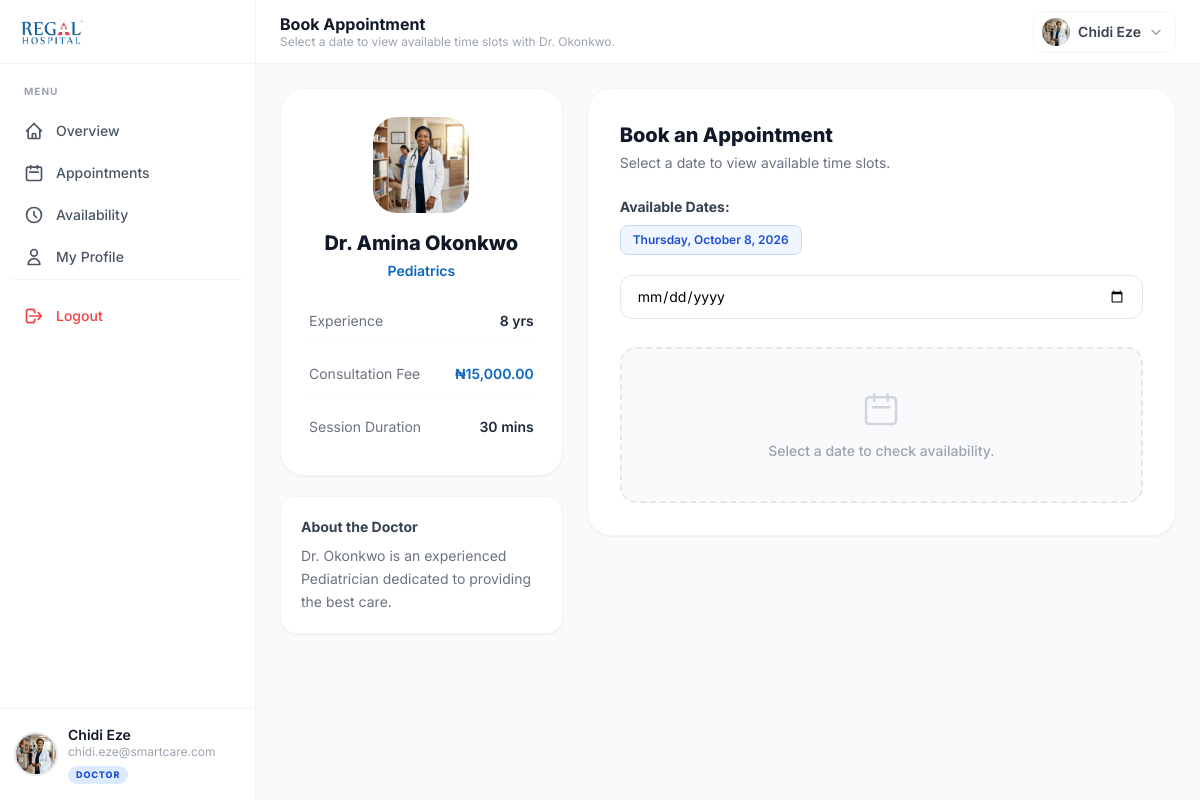
The app's page /appointments/doctor/1/ (signed in) with its own data.
### accounts/models.py (models this page shows, shortened)
class User(AbstractUser):
    is_patient = models.BooleanField(default=False)
    is_doctor = models.BooleanField(default=False)

### doctors/models.py (models this page shows, shortened)
class Doctor(models.Model):
    user = models.OneToOneField(settings.AUTH_USER_MODEL, on_delete=models.CASCADE, related_name='doctor_profile')
    department = models.ForeignKey(Department, on_delete=models.SET_NULL, null=True, related_name='doctors')
    specialization = models.CharField(max_length=200, blank=True)
    biography = models.TextField(blank=True)
    years_of_experience = models.PositiveIntegerField(default=0)
    consultation_fee = models.DecimalField(max_digits=10, decimal_places=2, default=0.00)
    consultation_duration = models.PositiveIntegerField(default=30, help_text="Duration in minutes")
    profile_photo = models.ImageField(upload_to='doctor_photos/', null=True, blank=True)
    is_active = models.BooleanField(default=True)

class DoctorAvailability(models.Model):
    doctor = models.ForeignKey(Doctor, on_delete=models.CASCADE, related_name='availabilities')
    date = models.DateField()
    start_time = models.TimeField()
    end_time = models.TimeField()
    class Meta:
        unique_together = ('doctor', 'date')
        ordering = ['date']

### departments/models.py (models this page shows, shortened)
class Department(models.Model):
    name = models.CharField(max_length=100, unique=True)
    description = models.TextField(blank=True)
    icon = models.ImageField(upload_to='department_icons/', null=True, blank=True)
    is_active = models.BooleanField(default=True)

### appointments/views.py (the view, shortened to what this page needs)
# urls.py: path('doctor/<int:doctor_id>/', views.doctor_profile, name='doctor_profile'),
@login_required
def doctor_profile(request, doctor_id):
    doctor = get_object_or_404(Doctor, id=doctor_id, is_active=True)
    date_str = request.GET.get('date')
    selected_date = None
    slots = []
    recommendation = None
    availabilities = doctor.availabilities.filter(date__gte=datetime.now().date()).order_by('date')
    return render(request, 'appointments/doctor_profile.html', {
        'doctor': doctor,
        'selected_date': selected_date,
        'slots': slots,
        'recommendation': recommendation,
        'availabilities': availabilities,
        'user_profile_photo': _get_profile_photo(request.user),
    })

### appointments/views.py (called while the page is built)
def _get_profile_photo(user):
    try:
        if user.is_patient:
            p = user.patient_profile.profile_photo
            return p.url if p else None
        elif user.is_doctor:
            p = user.doctor_profile.profile_photo
            return p.url if p else None
    except Exception:
        pass
    return None

### templates/appointments/doctor_profile.html (shortened to what this page needs)
{% extends 'dashboard_base.html' %}
{% load static %}
{% load humanize %}
{% block dashboard_title %}Book Appointment{% endblock %}
{% block dashboard_subtitle %}Select a date to view available time slots with Dr. {{ doctor.user.last_name }}.{% endblock %}
{% block dashboard_content %}
<div class="grid grid-cols-1 lg:grid-cols-3 gap-6">
    <div class="lg:col-span-1 space-y-5">
        <div class="bg-white rounded-3xl border border-gray-100 shadow-sm p-7 text-center">
            <div class="w-24 h-24 rounded-3xl overflow-hidden bg-gray-100 flex items-center justify-center mx-auto mb-4">
                {% if doctor.profile_photo %}
                    <img src="{{ doctor.profile_photo.url }}" alt="Dr. {{ doctor.user.last_name }}" class="w-full h-full object-cover">
                {% else %}
                    <svg class="w-12 h-12 text-gray-400" viewBox="0 0 24 24" fill="currentColor">
                        <path d="M12 12c2.7 0 4.8-2.1 4.8-4.8S14.7 2.4 12 2.4 7.2 4.5 7.2 7.2 9.3 12 12 12zm0 2.4c-3.2 0-9.6 1.6-9.6 4.8v2.4h19.2v-2.4c0-3.2-6.4-4.8-9.6-4.8z"/>
                    </svg>
                {% endif %}
            </div>
            <h1 class="text-xl font-extrabold text-gray-900">Dr. {{ doctor.user.first_name }} {{ doctor.user.last_name }}</h1>
            <p class="text-brand-600 font-semibold text-sm mt-1">{{ doctor.specialization|default:doctor.department.name }}</p>
            <div class="mt-5 space-y-3 text-left">
                <div class="flex items-center justify-between py-2.5 border-b border-gray-50 text-sm">
                    <span class="text-gray-500">Experience</span>
                    <span class="font-semibold text-gray-800">{{ doctor.years_of_experience }} yrs</span>
                </div>
                <div class="flex items-center justify-between py-2.5 border-b border-gray-50 text-sm">
                    <span class="text-gray-500">Consultation Fee</span>
                    <span class="font-semibold text-brand-600">₦{{ doctor.consultation_fee|intcomma }}</span>
                </div>
                <div class="flex items-center justify-between py-2.5 text-sm">
                    <span class="text-gray-500">Session Duration</span>
                    <span class="font-semibold text-gray-800">{{ doctor.consultation_duration }} mins</span>
                </div>
            </div>
        </div>
        {% if doctor.biography %}
        <div class="bg-white rounded-2xl border border-gray-100 shadow-sm p-5">
            <h4 class="font-bold text-gray-700 text-sm mb-2">About the Doctor</h4>
            <p class="text-gray-500 text-sm leading-relaxed">{{ doctor.biography }}</p>
        </div>
        {% endif %}
    </div>
    <div class="lg:col-span-2 space-y-5">
        <div class="bg-white rounded-3xl border border-gray-100 shadow-sm p-6 sm:p-8">
            <h2 class="text-xl font-extrabold text-gray-900 mb-1">Book an Appointment</h2>
            <p class="text-gray-500 text-sm mb-6">Select a date to view available time slots.</p>
            <div class="mb-5">
                <h3 class="text-sm font-bold text-gray-700 mb-2">Available Dates:</h3>
                {% if availabilities %}
                    <div class="flex flex-wrap gap-2">
                        {% for avail in availabilities %}
                        <button onclick="document.getElementById('date-input').value = '{{ avail.date|date:'Y-m-d' }}'; document.getElementById('date-input').dispatchEvent(new Event('change'));"
                                class="px-3 py-1.5 text-xs font-semibold rounded-lg border border-brand-200 bg-brand-50 text-brand-700 hover:bg-brand-100 transition-colors cursor-pointer">
                            {{ avail.date|date:"l, F j, Y" }}
                        </button>
                        {% endfor %}
                    </div>
                {% else %}
                    <p class="text-xs text-gray-400">No upcoming dates configured.</p>
                {% endif %}
            </div>
            <div class="flex flex-col sm:flex-row gap-3 mb-7">
                <input type="date" id="date-input" value="{{ selected_date|date:'Y-m-d'|default:'' }}" required
                       class="flex-1 px-4 py-2.5 border border-gray-200 rounded-xl text-sm focus:outline-none focus:ring-2 focus:ring-brand-500 focus:border-transparent transition-all">
            </div>
            <div id="slots-container">
                <div class="text-center py-10 bg-gray-50 rounded-2xl border-2 border-dashed border-gray-200">
                    <svg class="w-10 h-10 text-gray-300 mx-auto mb-3" fill="none" viewBox="0 0 24 24" stroke="currentColor" stroke-width="1.5"><path stroke-linecap="round" stroke-linejoin="round" d="M8 7V3m8 4V3m-9 8h10M5 21h14a2 2 0 002-2V7a2 2 0 00-2-2H5a2 2 0 00-2 2v12a2 2 0 002 2z"/></svg>
                    <p class="text-gray-400 font-medium text-sm">Select a date to check availability.</p>
                </div>
            </div>
        </div>
    </div>
</div>
{% endblock %}

### templates/dashboard_base.html (shortened to what this page needs)
{% load static %}
<!DOCTYPE html>
<html lang="en">
<head>
    <script src="https://cdn.tailwindcss.com"></script>
    <link rel="stylesheet" type="text/css" href="https://cdn.jsdelivr.net/npm/toastify-js/src/toastify.min.css">
</head>
<body class="bg-gray-50 antialiased">
<div class="flex h-screen overflow-hidden">
    <aside id="sidebar"
           class="fixed inset-y-0 left-0 z-40 w-64 bg-white border-r border-gray-100 flex flex-col
                  transform -translate-x-full lg:translate-x-0 lg:static lg:inset-auto
                  transition-transform duration-300 ease-in-out shadow-sm lg:shadow-none">
        <div class="h-16 flex items-center px-5 border-b border-gray-100 flex-shrink-0">
            <a href="{% url 'home' %}" class="flex items-center gap-2.5">
                <img src="{% static 'images/regal_logo.png' %}" alt="Regal Logo" class="h-16 w-auto drop-shadow-sm">
            </a>
        </div>
        <nav class="flex-1 px-3 py-5 space-y-0.5 overflow-y-auto">
            <p class="px-3 mb-3 text-[10px] font-bold text-gray-400 uppercase tracking-widest">Menu</p>
            {% if request.user.is_doctor %}
                {% url 'doctor_dashboard' as doctor_dashboard_url %}
                <a href="{{ doctor_dashboard_url }}" class="flex items-center gap-3 px-3 py-2.5 text-sm font-medium rounded-xl transition-all duration-200 {% if request.path == doctor_dashboard_url %}bg-brand-50 text-brand-700{% else %}text-gray-600 hover:bg-gray-50 hover:text-gray-900{% endif %}">
                    <svg class="w-5 h-5 flex-shrink-0" fill="none" viewBox="0 0 24 24" stroke="currentColor" stroke-width="2"><path stroke-linecap="round" stroke-linejoin="round" d="M3 12l2-2m0 0l7-7 7 7M5 10v10a1 1 0 001 1h3m10-11l2 2m-2-2v10a1 1 0 01-1 1h-3m-6 0a1 1 0 001-1v-4a1 1 0 011-1h2a1 1 0 011 1v4a1 1 0 001 1m-6 0h6"/></svg>
                    Overview
                </a>
                {% url 'doctor_appointments' as doc_appts_url %}
                <a href="{{ doc_appts_url }}" class="flex items-center gap-3 px-3 py-2.5 text-sm font-medium rounded-xl transition-all duration-200 {% if request.path == doc_appts_url %}bg-brand-50 text-brand-700{% else %}text-gray-600 hover:bg-gray-50 hover:text-gray-900{% endif %}">
                    <svg class="w-5 h-5 flex-shrink-0" fill="none" viewBox="0 0 24 24" stroke="currentColor" stroke-width="2"><path stroke-linecap="round" stroke-linejoin="round" d="M8 7V3m8 4V3m-9 8h10M5 21h14a2 2 0 002-2V7a2 2 0 00-2-2H5a2 2 0 00-2 2v12a2 2 0 002 2z"/></svg>
                    Appointments
                </a>
                {% url 'doctor_availability' as doc_avail_url %}
                <a href="{{ doc_avail_url }}" class="flex items-center gap-3 px-3 py-2.5 text-sm font-medium rounded-xl transition-all duration-200 {% if request.path == doc_avail_url %}bg-brand-50 text-brand-700{% else %}text-gray-600 hover:bg-gray-50 hover:text-gray-900{% endif %}">
                    <svg class="w-5 h-5 flex-shrink-0" fill="none" viewBox="0 0 24 24" stroke="currentColor" stroke-width="2"><path stroke-linecap="round" stroke-linejoin="round" d="M12 8v4l3 3m6-3a9 9 0 11-18 0 9 9 0 0118 0z"/></svg>
                    Availability
                </a>
                {% url 'doctor_profile_view' as doc_profile_url %}
                <a href="{{ doc_profile_url }}" class="flex items-center gap-3 px-3 py-2.5 text-sm font-medium rounded-xl transition-all duration-200 {% if request.path == doc_profile_url %}bg-brand-50 text-brand-700{% else %}text-gray-600 hover:bg-gray-50 hover:text-gray-900{% endif %}">
                    <svg class="w-5 h-5 flex-shrink-0" fill="none" viewBox="0 0 24 24" stroke="currentColor" stroke-width="2"><path stroke-linecap="round" stroke-linejoin="round" d="M16 7a4 4 0 11-8 0 4 4 0 018 0zM12 14a7 7 0 00-7 7h14a7 7 0 00-7-7z"/></svg>
                    My Profile
                </a>
            {% endif %}
                <div class="mt-8 border-t border-gray-100 pt-4">
                    <form method="post" action="{% url 'logout' %}">
                        <button type="submit" class="w-full flex items-center gap-3 px-3 py-2.5 text-sm font-medium rounded-xl transition-colors text-red-500 hover:bg-red-50">
                            <svg class="w-5 h-5 flex-shrink-0" fill="none" viewBox="0 0 24 24" stroke="currentColor" stroke-width="2"><path stroke-linecap="round" stroke-linejoin="round" d="M17 16l4-4m0 0l-4-4m4 4H7m6 4v1a3 3 0 01-3 3H6a3 3 0 01-3-3V7a3 3 0 013-3h4a3 3 0 013 3v1"/></svg>
                            Logout
                        </button>
                    </form>
                </div>
        </nav>
        <div class="border-t border-gray-100 p-4 flex-shrink-0">
            <div class="flex items-center gap-3">
                <div class="w-10 h-10 rounded-full overflow-hidden flex-shrink-0 bg-gray-100 flex items-center justify-center ring-2 ring-gray-200">
                    {% if user_profile_photo %}
                        <img src="{{ user_profile_photo }}" alt="Profile" class="w-full h-full object-cover">
                    {% else %}
                        <svg class="w-6 h-6 text-gray-400" viewBox="0 0 24 24" fill="currentColor">
                            <path d="M12 12c2.7 0 4.8-2.1 4.8-4.8S14.7 2.4 12 2.4 7.2 4.5 7.2 7.2 9.3 12 12 12zm0 2.4c-3.2 0-9.6 1.6-9.6 4.8v2.4h19.2v-2.4c0-3.2-6.4-4.8-9.6-4.8z"/>
                        </svg>
                    {% endif %}
                </div>
                <div class="min-w-0 flex-1">
                    <p class="font-semibold text-gray-900 text-sm truncate leading-snug">{{ request.user.get_full_name|default:request.user.username }}</p>
                    <p class="text-xs text-gray-400 truncate">{{ request.user.email }}</p>
                    {% if request.user.is_doctor %}
                        <span class="inline-block mt-1 text-[9px] font-extrabold uppercase tracking-widest bg-brand-100 text-brand-700 px-2 py-0.5 rounded-full">Doctor</span>
                    {% elif request.user.is_patient %}
                        <span class="inline-block mt-1 text-[9px] font-extrabold uppercase tracking-widest bg-green-100 text-green-700 px-2 py-0.5 rounded-full">Patient</span>
                    {% endif %}
                </div>
            </div>
        </div>
    </aside>
    <div class="flex-1 flex flex-col min-w-0 overflow-hidden">
        <header class="h-16 bg-white border-b border-gray-100 px-4 sm:px-6 flex items-center gap-3 flex-shrink-0 z-20">
            <div class="flex-1 min-w-0">
                <p class="text-base font-bold text-gray-900 truncate leading-tight">{% block dashboard_title %}Dashboard{% endblock %}</p>
                <p class="text-xs text-gray-400 hidden sm:block truncate">{% block dashboard_subtitle %}{% endblock %}</p>
            </div>
            <div class="flex items-center gap-2 flex-shrink-0">
                <div class="relative" id="profile-dd-wrap">
                    <button onclick="toggleDD()"
                            class="flex items-center gap-2 pl-2 pr-3 py-1.5 rounded-xl hover:bg-gray-50 border border-gray-100 transition-colors">
                        <div class="w-7 h-7 rounded-full overflow-hidden flex-shrink-0 bg-gray-100 flex items-center justify-center">
                            {% if user_profile_photo %}
                                <img src="{{ user_profile_photo }}" alt="Me" class="w-full h-full object-cover">
                            {% else %}
                                <svg class="w-4 h-4 text-gray-400" viewBox="0 0 24 24" fill="currentColor">
                                    <path d="M12 12c2.7 0 4.8-2.1 4.8-4.8S14.7 2.4 12 2.4 7.2 4.5 7.2 7.2 9.3 12 12 12zm0 2.4c-3.2 0-9.6 1.6-9.6 4.8v2.4h19.2v-2.4c0-3.2-6.4-4.8-9.6-4.8z"/>
                                </svg>
                            {% endif %}
                        </div>
                        <span class="hidden sm:block text-sm font-semibold text-gray-700 max-w-[110px] truncate">
                            {{ request.user.get_full_name|default:request.user.username }}
                        </span>
                        <svg class="w-3.5 h-3.5 text-gray-400 flex-shrink-0" fill="none" viewBox="0 0 24 24" stroke="currentColor" stroke-width="2.5">
                            <path stroke-linecap="round" stroke-linejoin="round" d="M19 9l-7 7-7-7"/>
                        </svg>
                    </button>
                </div>
            </div>
        </header>
        <div class="flex-1 overflow-y-auto px-4 sm:px-6 py-6">
            {% block dashboard_content %}{% endblock %}
        </div>
    </div>
</div>
<link rel="stylesheet" href="https://cdn.jsdelivr.net/npm/toastify-js/src/toastify.min.css">
</body>
</html>

### templates/dashboard_base.html (style rules this page uses)
body { font-family: 'Inter', sans-serif; }

### records on screen
User: user.get_full_name "Chidi Eze", user.email "chidi.eze@smartcare.com"
Doctor: user.last_name "Okonkwo", profile_photo (picture), user.first_name "Amina", specialization "Pediatrics", years_of_experience "8", consultation_fee "15,000.00", consultation_duration "30", biography "Dr. Okonkwo is an experienced Pediatrician dedicated to providing the best care."
DoctorAvailability: date "Thursday, October 8, 2026"
